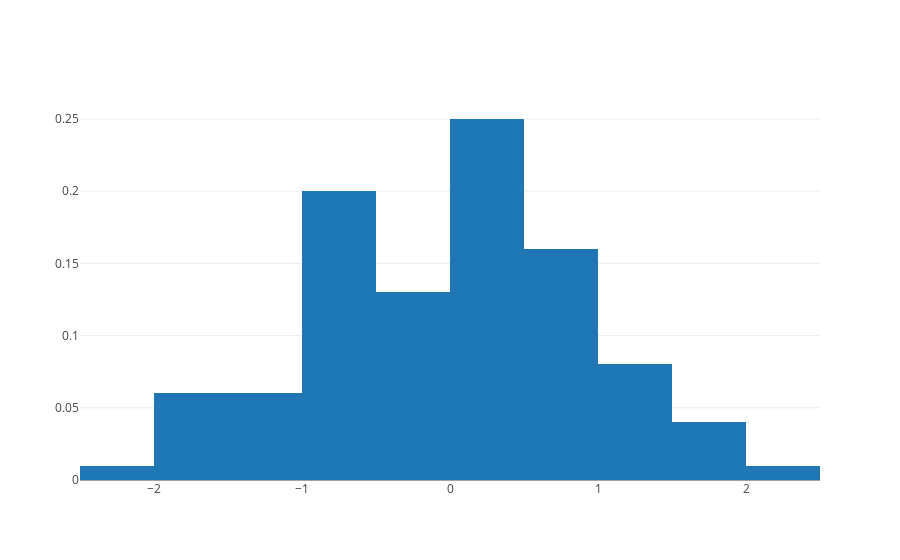

The code cell stored with this chart in its notebook:
### Code cell
data = [histogram]

offline.iplot(data)
